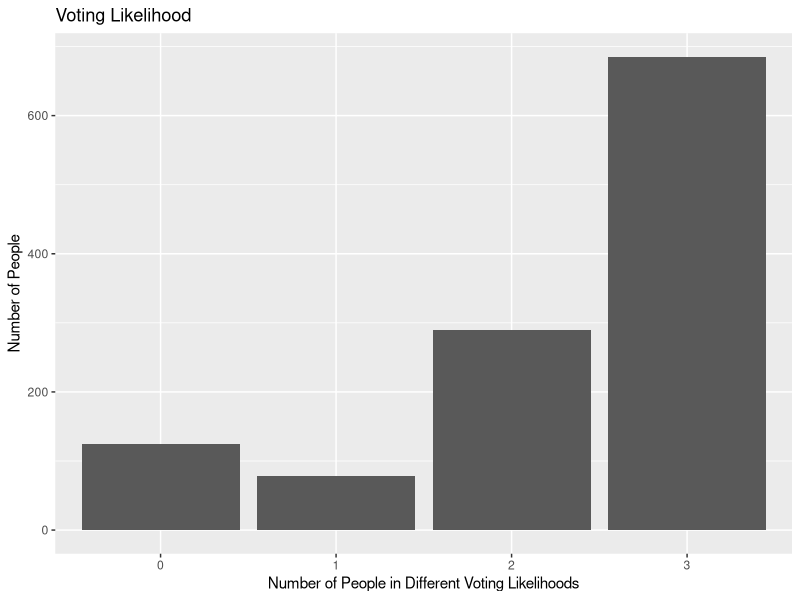
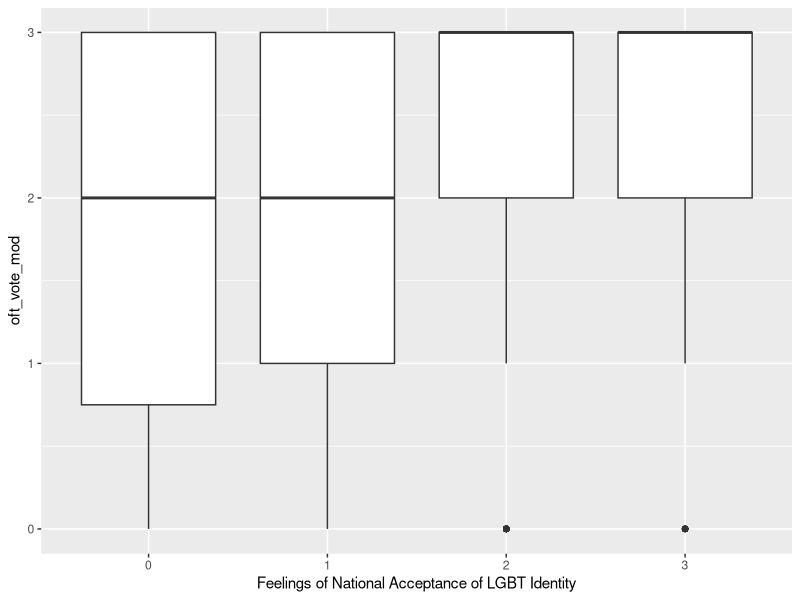

These charts were generated, in order, by the following R code:
## ---- chunk 1
library(foreign)
library(tidyverse)
library(broom)
## ---- chunk 2
lgbt <- read.spss("pew2013lgbtpublicdatarelease.sav", to.data.frame=TRUE)

lgbt_data <- lgbt |>
  select(NEWCASEID, OFTVOTE, Q53, SEX, Q71, EMPLOY2, PPEDUCAT) |>
  rename(id = NEWCASEID,
         oft_vote = OFTVOTE,
         national_acceptance = Q53,
         sex = SEX,
         local_acceptance = Q71,
         job_status = EMPLOY2,
         ed_status = PPEDUCAT) |>
  mutate(national_acceptance_mod = case_when(
    national_acceptance == "None at all" ~ 0,
    national_acceptance == "Only a little" ~ 1,
    national_acceptance == "Some" ~ 2,
    national_acceptance == "A lot" ~ 3
  )) |>
  mutate(oft_vote_mod = case_when(
    oft_vote == "Seldom" ~ 0,
    oft_vote == "Part of the time" ~ 1,
    oft_vote == "Nearly always" ~ 2,
    oft_vote == "Always" ~ 3
  )) |>
  mutate(sex_mod = if_else(sex == "Female", 1, 0)
  ) |>
  mutate(ed_status_mod = if_else(ed_status == "Bachelor's degree or higher", 1, 0)
    ) |>
  mutate(local_acceptance_mod = case_when(
    local_acceptance == "None at all" ~ 0,
    local_acceptance == "Only a little" ~ 1,
    local_acceptance == "Some" ~ 2,
    local_acceptance == "A lot" ~ 3
  )) |>
  mutate(job_status_mod = if_else(job_status == "Employed full-time", 1, 0)
  ) |>
  select(id, national_acceptance_mod, oft_vote_mod, sex_mod, ed_status_mod, local_acceptance_mod) |>
  drop_na()
head(lgbt_data)
## ---- chunk 3
lgbt_data |>
  filter(oft_vote_mod == 0)

lgbt_data |>
  filter(oft_vote_mod == 1)

lgbt_data |>
  filter(oft_vote_mod == 2)

lgbt_data |>
  filter(oft_vote_mod == 3)
## ---- chunk 4
ggplot(data = lgbt_data, mapping = aes(x = factor(oft_vote_mod))) +
  geom_bar() +
  labs (x = "Number of People in Different Voting Likelihoods",
        y = "Number of People",
        title = "Voting Likelihood")
## ---- chunk 5
ggplot(data = lgbt_data, mapping = aes(x = factor(national_acceptance_mod),
                                       y = oft_vote_mod)) +
  geom_boxplot() +
  labs(
    x = "Feelings of National Acceptance of LGBT Identity")
## ---- chunk 6
regression <- lm(oft_vote_mod ~ national_acceptance_mod, data = lgbt_data)
tidy(regression) |>
  knitr::kable(digits = 3, caption = "Multiple Variable Regression of Different Factors and Voting Likelihood")
## ---- chunk 7
multi_regression <- lm(oft_vote_mod ~ national_acceptance_mod + sex_mod + ed_status_mod + local_acceptance_mod, data = lgbt_data)
tidy(multi_regression) |>
  knitr::kable(digits = 3, caption = "Multiple Variable Regression of Different Factors and Voting Likelihood")
